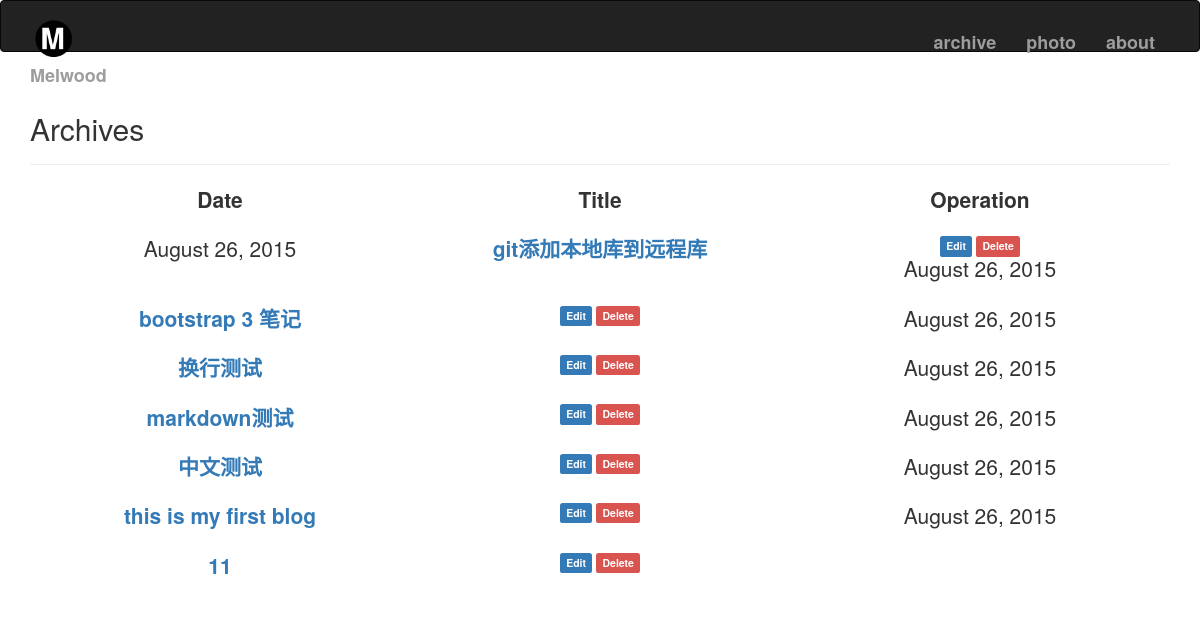
/archive, run on an earlier commit of the app's database.
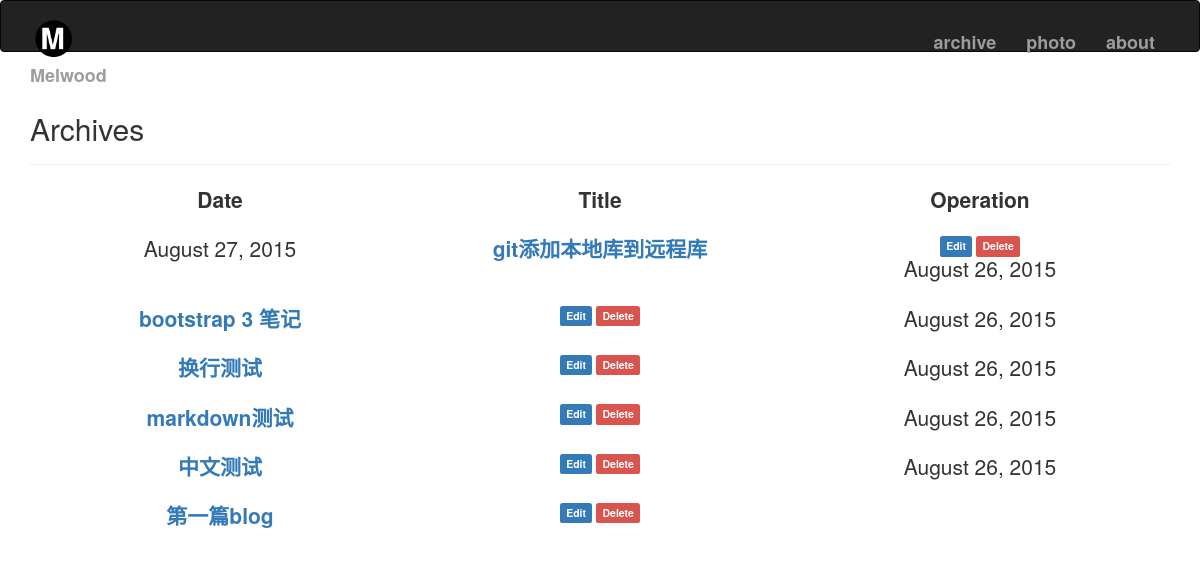
And on a later commit of the database.
### app/models.py (models this page shows, shortened)
class Post(db.Model):
    __tablename__ = 'posts'
    id = db.Column(db.Integer, primary_key=True)
    title = db.Column(db.Text)
    body = db.Column(db.Text)
    body_html = db.Column(db.Text)
    timestamp = db.Column(db.DateTime(), index=True, default=datetime.utcnow)
    comments = db.relationship('Comment', backref='post', lazy='dynamic')

### app/main/views.py (the view)
@main.route('/archive')
def archive():
    posts = Post.query.order_by(Post.timestamp.desc()).all()
    return render_template('archive.html',posts=posts)

### app/templates/archive.html (shortened to what this page needs)
{% extends "base.html" %}
{% block page_content %}
<div class="page-header">
	<h2>Archives</h1>
</div>
<div class="posts-list">
	<div class="post-list">
		<div class="col-md-4"><p class="text-center lead"><strong>Date</strong></div>
		<div class="col-md-4"><p class="text-center lead"><strong>Title</strong></div>
		<div class="col-md-4"><p class="text-center lead"><strong>Operation</strong></div>
	</div>
	{% for post in posts %}
	<div class="post-list">
		<div class="col-md-4">
			<p class="text-center lead">{{ moment(post.timestamp).format('LL') }}</p>
		</div>
		<div class="col-md-4">
			<p class="text-center lead">
				<a href="{{ url_for('.post', id=post.id) }}"><strong>{{post.title}}</strong></a>
			</p>
		</div>
		<div class="col-md-4 text-center">
			<a href="{{ url_for('.edit_post', id=post.id) }}"><span class="label label-primary">Edit</span></a>
			<a href="{{ url_for('.delete', id=post.id) }}"><span class="label label-danger">Delete</span></a>
		</div>
	</div>
	{% endfor %}
</div>
{% endblock %}

What changed in the data, as far as the page shows it:
removed Post: timestamp "August 26, 2015", title "git添加本地库到远程库"
removed Post: timestamp "August 26, 2015", title "11"
added Post: timestamp "August 27, 2015", title "git添加本地库到远程库"
changed Post: title "this is my first blog" → "第一篇blog"
